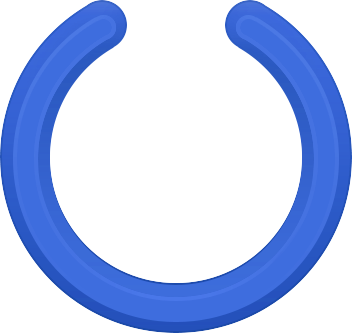
#> input picture assets/raw2/01M6JVDY4DQTJZPB5XABYY77B7.png, 352 x 333 px
$ python bake_candy_ball.py ../assets/raw2/01M6JVDY4DQTJZPB5XABYY77B7.png out.png
#> lines starting #> are read from the running program, lines starting #| are printed output that depends on the picture
# phase38: candy reference red ball -> tint-neutral shade map (multiply) + white specular map (screen-over), runtime tinted per colour
from PIL import Image; import numpy as np, cv2, sys
r = np.asarray(Image.open(sys.argv[1]).convert('RGB')).astype(np.float32)
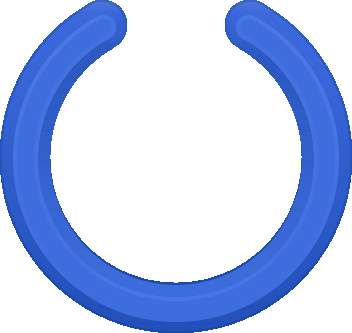
#> r: shape (333, 352, 3) float32; mean R, G, B 182.9, 199.6, 239.7
cx, cy, R = 536.0, 754.0, 43.0; N = 128
xs = np.linspace(-1, 1, N); X, Y = np.meshgrid(xs, xs)
src = cv2.remap(r, (cx + X * R).astype(np.float32), (cy + Y * R).astype(np.float32), cv2.INTER_CUBIC)
#> src: shape (128, 128, 3) float32; every value is 0
L = src @ np.array([0.299, 0.587, 0.114], np.float32); d = np.hypot(X, Y)
#> after `L = src @ np.array([0.299, 0.587, 0.114], np.float32)`: L: shape (128, 128) float32; every value is 0
Lb = np.median(L[(d < 0.75)])
#> Lb = 0
S = np.clip(L / Lb, 0, 1); H = np.clip((L / Lb - 1.05) / 0.9, 0, 1)
#> after `S = np.clip(L / Lb, 0, 1)`: S: shape (128, 128) float32; every value is NaN or infinite
a = np.clip((1 - d) * N / 2 * 0.9, 0, 1)
out = sys.argv[2]
Image.fromarray(np.dstack([S * 255] * 3 + [a * 255]).astype(np.uint8), 'RGBA').save(out + '/ball_shade.webp', quality=92)
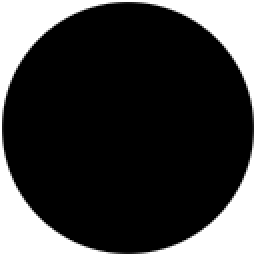
#> saved as ball_shade.webp: PIL image 128x128 RGBA (shown 2 times larger); mean R, G, B, A 0, 0, 0, 193.7; transparent parts drawn white
Image.fromarray(np.dstack([np.full_like(H, 255)] * 3 + [H * a * 255]).astype(np.uint8), 'RGBA').save(out + '/ball_spec.webp', quality=92)
print('Lb', Lb, 'spec max', H.max())
#| Lb 0.0 spec max nan

$ run again, on assets/raw2/01M6JVDYNH0848XANVJG4GGJ0S.png
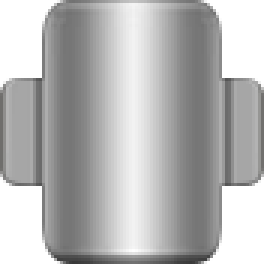
#> input picture assets/raw2/01M6JVDYNH0848XANVJG4GGJ0S.png, 88 x 88 px (shown 3 times larger)
#> `r = np.asarray(Image.open(sys.argv[1]).convert('RGB')).astype(np.float..`:
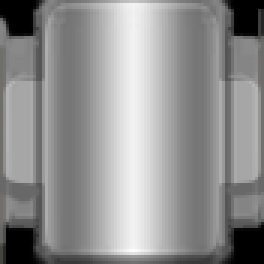
#> r: shape (88, 88, 3) float32 (shown 3 times larger); mean R, G, B 143.8, 143.8, 143.8
#> src: shape (128, 128, 3) float32; every value is 0
#> L: shape (128, 128) float32; every value is 0
#> Lb = 0
#> S: shape (128, 128) float32; every value is NaN or infinite
#| Lb 0.0 spec max nan
